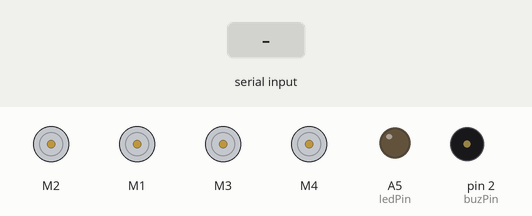
The sketch below on a simulated Arduino Uno, built with avr-gcc and run on an emulated ATmega328P. On the bench: 4 × DC motor (green arrow = forward, orange = backward, longer = faster), output pins drawn as LEDs (lit = HIGH), buzzer (waves = sounding, pin HIGH). The inputs (shaded band) are chosen by the test bench.

Above: at 1.2 s.
1.3 s: "Y" received over Serial
At 1.73 s:
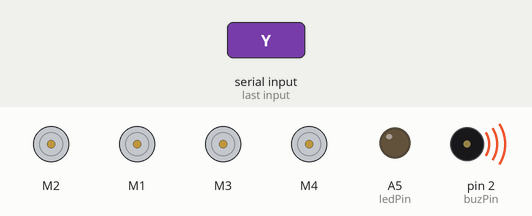
3.3 s: byte 85 ('U') received over Serial
At 3.6 s:
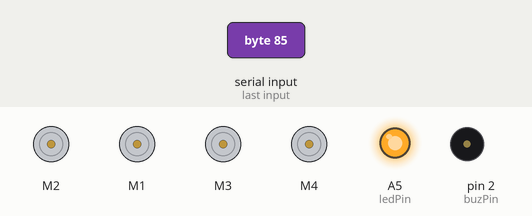
4.8 s: "F" received over Serial
At 6.0 s:
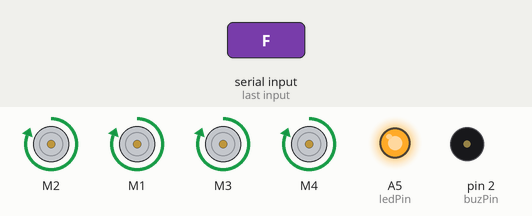
6.3 s: byte 117 ('u') received over Serial
At 7.1 s:
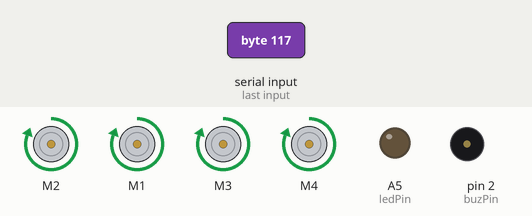
7.8 s: byte 49 ('1') received over Serial
At 8.3 s:
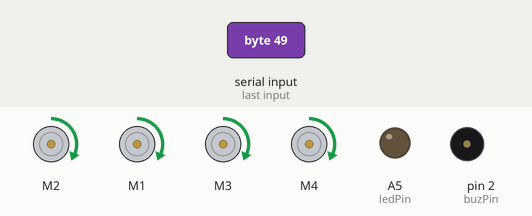
9.3 s: byte 50 ('2') received over Serial
At 10.6 s:
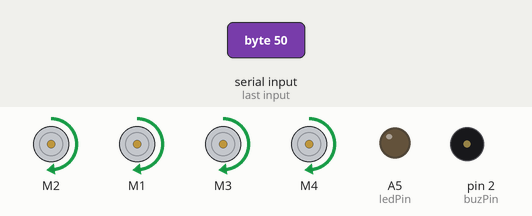
Timing chart, 0 to 11.8 s (numbered marks = the images above; inputs shaded):
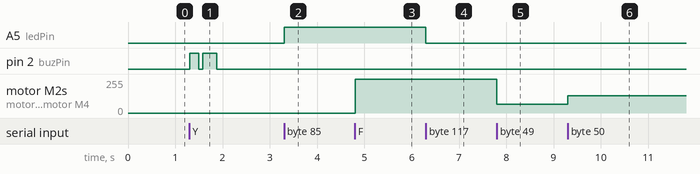

The sketch:

carro_hc05_control.ino
```cpp
#include <AFMotor.h>
AF_DCMotor MotorFR(1);   // Front right motor
AF_DCMotor MotorFL(2);   // Front left motor
AF_DCMotor MotorBL(3);   // Back left motor
AF_DCMotor MotorBR(4);   // Back right motor

const int buzPin = 2;  // Buzzer pin
const int ledPin = A5; // LED pin
int valSpeed = 255;    // Default motor speed

void setup() {
    Serial.begin(9600);
    pinMode(buzPin, OUTPUT);
    pinMode(ledPin, OUTPUT);

    // Set initial motor speed
    MotorFL.setSpeed(valSpeed);
    MotorFR.setSpeed(valSpeed);
    MotorBL.setSpeed(valSpeed);
    MotorBR.setSpeed(valSpeed);

    // Stop all motors at the beginning
    MotorFL.run(RELEASE);
    MotorFR.run(RELEASE);
    MotorBL.run(RELEASE);
    MotorBR.run(RELEASE);
}

void loop() {
    while (Serial.available() > 0) {
        char command = Serial.read(); // Read command from serial
        //Serial.println("BAT:75,SPEED:25"); // Set Battery and speed

        switch(command) {
            case 'F':   // Move forward
                SetSpeed(valSpeed);
                MotorFL.run(FORWARD);
                MotorFR.run(FORWARD);
                MotorBL.run(FORWARD);
                MotorBR.run(FORWARD);
                break;

            case 'B':   // Move backward
                SetSpeed(valSpeed);
                MotorFL.run(BACKWARD);
                MotorFR.run(BACKWARD);
                MotorBL.run(BACKWARD);
                MotorBR.run(BACKWARD);
                break;

            case 'R':   // Turn right
                SetSpeed(valSpeed);
                MotorFL.run(FORWARD);
                MotorFR.run(BACKWARD);
                MotorBL.run(FORWARD);
                MotorBR.run(BACKWARD);
                break;

            case 'L':   // Turn left
                SetSpeed(valSpeed);
                MotorFL.run(BACKWARD);
                MotorFR.run(FORWARD);
                MotorBL.run(BACKWARD);
                MotorBR.run(FORWARD);
                break;

            case 'G':   // Forward left
                MotorFL.setSpeed(valSpeed/4);
                MotorBL.setSpeed(valSpeed/4);
                MotorFL.run(FORWARD);
                MotorFR.run(FORWARD);
                MotorBL.run(FORWARD);
                MotorBR.run(FORWARD);
                break;

            case 'H':   // Forward right
                MotorFR.setSpeed(valSpeed/4);
                MotorBR.setSpeed(valSpeed/4);
                MotorFL.run(FORWARD);
                MotorFR.run(FORWARD);
                MotorBL.run(FORWARD);
                MotorBR.run(FORWARD);
                break;

            case 'I':   // Backward left
                MotorFL.setSpeed(valSpeed/4);
                MotorBL.setSpeed(valSpeed/4);
                MotorFL.run(BACKWARD);
                MotorFR.run(BACKWARD);
                MotorBL.run(BACKWARD);
                MotorBR.run(BACKWARD);
                break;

            case 'J':   // Backward right
                MotorFR.setSpeed(valSpeed/4);
                MotorBR.setSpeed(valSpeed/4);
                MotorFL.run(BACKWARD);
                MotorFR.run(BACKWARD);
                MotorBL.run(BACKWARD);
                MotorBR.run(BACKWARD);
                break;

            case 'S':   // Stop all motors
                MotorFL.run(RELEASE);
                MotorFR.run(RELEASE);
                MotorBL.run(RELEASE);
                MotorBR.run(RELEASE);
                break;

            case 'Y':   // Honk horn
                digitalWrite(buzPin, HIGH);
                delay(200);
                digitalWrite(buzPin, LOW);
                delay(80);
                digitalWrite(buzPin, HIGH);
                delay(300);
                digitalWrite(buzPin, LOW);
                break;

            case 'U':   // Turn headlight ON
                digitalWrite(ledPin, HIGH);
                break;

            case 'u':   // Turn headlight OFF
                digitalWrite(ledPin, LOW);
                break;

            // Setting motor speed using function buttons you can do anything you want (1-4)
            case '1': SetSpeed(65); break;
            case '2': SetSpeed(130); break;
            case '3': SetSpeed(195); break;
            case '4': SetSpeed(255); break;
        }
    }
}

// Function to update motor speed
void SetSpeed(int val) {
    valSpeed = val;
    MotorFL.setSpeed(val);
    MotorFR.setSpeed(val);
    MotorBL.setSpeed(val);
    MotorBR.setSpeed(val);
}
```

Measured:
- after the input at 1.3 s, pin 2 (buzPin): LOW → HIGH at once, → LOW 0.20 s later, → HIGH 0.08 s later, → LOW 0.30 s later
- after the input at 3.3 s, A5 (ledPin): LOW → HIGH at once
- after the input at 4.8 s, motor M2, motor M1, motor M3, motor M4: stopped → forward 255/255 at once
- after the input at 6.3 s, A5 (ledPin): HIGH → LOW at once
- after the input at 7.8 s, motor M2, motor M1, motor M3, motor M4: forward 255/255 → forward 65/255 at once
- after the input at 9.3 s, motor M2, motor M1, motor M3, motor M4: forward 65/255 → forward 130/255 at once
